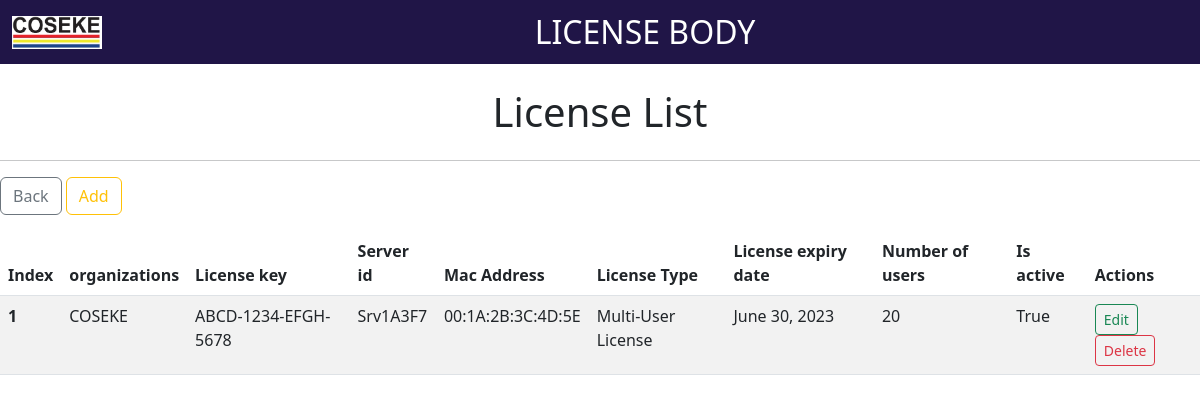
The page /license-body/ on the database as committed earlier.
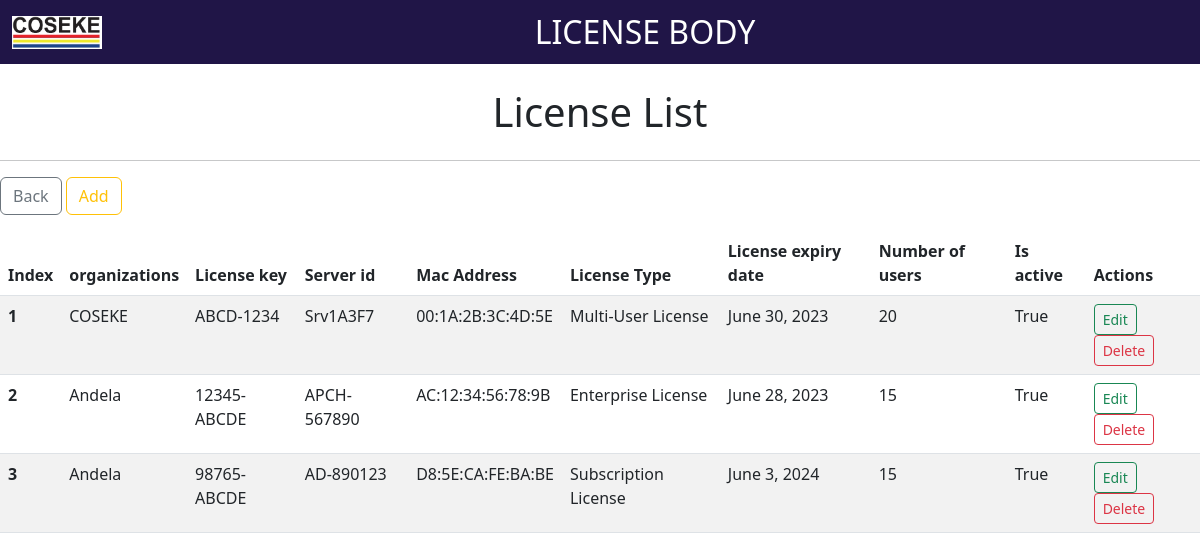
The same page on the database as committed later.
### base/models.py (models this page shows)
class License(models.Model):
    id = models.AutoField(primary_key=True)
    organization = models.ForeignKey(Organization, on_delete=models.CASCADE)
    license_key = models.CharField(max_length=100)
    server_id = models.CharField(max_length=150)
    mac_address = models.CharField(max_length=200)
    license_type = models.CharField(max_length=150)
    license_expiry_date = models.DateField(default=True)
    number_of_users = models.IntegerField(default=0)
    is_active = models.BooleanField(default=False)

class Organization(models.Model):
    id = models.AutoField(primary_key=True)
    organization_name = models.CharField(max_length=200)
    description = models.CharField(max_length=1000, default=None)
    location = models.CharField(max_length=50)
    phone_number = models.CharField(max_length=200)
    website = models.CharField(max_length=200)
    stuff_number = models.IntegerField(null=True, blank=True)
    address = models.CharField(max_length=255, default=None)
    industry = models.CharField(max_length=255, default=None)
    is_nonprofit = models.BooleanField(default=False)
    established_date = models.DateField(default=None)
    social_media_facebook = models.URLField(null=True, blank=True)
    social_media_twitter = models.URLField(null=True, blank=True)
    social_media_instagram = models.URLField(null=True, blank=True)
    social_media_linkedin = models.URLField(null=True, blank=True)
    def __str__(self):
        return self.organization_name

### base/views.py (the view)
# urls.py: path("license-body/", views.license_list, name="license_body"),
def license_list(request):
    licenses = License.objects.all()
    return render(request, 'base/license_list.html', {'licenses': licenses})

### base/templates/base/license_list.html (shortened to what this page needs)
{% load static %}
<!DOCTYPE html>
<html lang="en">
<head>
    <link rel="stylesheet" href="{% static '/css/main.css' %}" type="text/css">
    <link rel="stylesheet" href="https://cdn.jsdelivr.net/npm/bootstrap@5.3.0/dist/css/bootstrap.min.css">
    <link rel="stylesheet" href="https://cdnjs.cloudflare.com/ajax/libs/font-awesome/6.4.0/css/all.min.css" />
</head>
<body>
    <nav class="navbar navbar-color">
        <div class="container-fluid d-flex align-items-center">
            <img class="logo-image" src="{% static '/images/logo.jpg' %}" alt="logo">
            <a class="navbar-brand d-flex mx-auto" href="#">
                <h2 class="mb-0">LICENSE BODY</h2>
            </a>
        </div>
    </nav>
    <div class="">
        <h1 class="text-center mt-4 mb-4 ">License List</h1>
        <hr>
        <a href="{% url 'index' %}" class="btn btn-outline-secondary mb-3">Back</a>
        <a href="{% url 'add_license' %}" class="btn btn-outline-warning mb-3">Add</a>
        <table class="table table-striped">
            <thead>
                <tr>
                    <th scope="col">Index</th>
                    <th scope="col">organizations</th>
                    <th scope="col">License key</th>
                    <th scope="col">Server id</th>
                    <th scope="col">Mac Address</th>
                    <th scope="col">License Type</th>
                    <th scope="col">License expiry date</th>
                    <th scope="col">Number of users</th>
                    <th scope="col">Is active</th>
                    <th scope="col">Actions</th>
                </tr>
            </thead>
            <tbody>
                {% for license in licenses %}
                    <tr>
                        <th scope="row">{{ forloop.counter }}</th>
                        <td>{{ license.organization }}</td>
                        <td>{{ license.license_key }}</td>
                        <td>{{ license.server_id }}</td>
                        <td>{{ license.mac_address }}</td>
                        <td>{{ license.license_type }}</td>
                        <td>{{ license.license_expiry_date }}</td>
                        <td>{{ license.number_of_users }}</td>
                        <td>{{ license.is_active }}</td>
                        <td>
                            <a href="{% url 'edit_license' license.id %}" class="btn btn-outline-success btn-sm">Edit</a>
                            <a href="{% url 'delete_license' license.id %}" class="btn btn-outline-danger btn-sm">Delete</a>
                        </td>
                    </tr>
                {% empty %}
                    <tr>
                        <td colspan="3">No licenses found.</td>
                    </tr>
                {% endfor %}
            </tbody>
        </table>
    </div>
</body>
</html>

Rows that differ between the two databases and show on the page:
changed License "Srv1A3F7": license_key "ABCD-1234-EFGH-5678" → "ABCD-1234"
added License: organization "Andela", license_key "12345-ABCDE", server_id "APCH-567890", mac_address "AC:12:34:56:78:9B", license_type "Enterprise License", license_expiry_date "June 28, 2023", number_of_users "15", is_active "True"
added License: organization "Andela", license_key "98765-ABCDE", server_id "AD-890123", mac_address "D8:5E:CA:FE:BA:BE", license_type "Subscription License", license_expiry_date "June 3, 2024", number_of_users "15", is_active "True"
